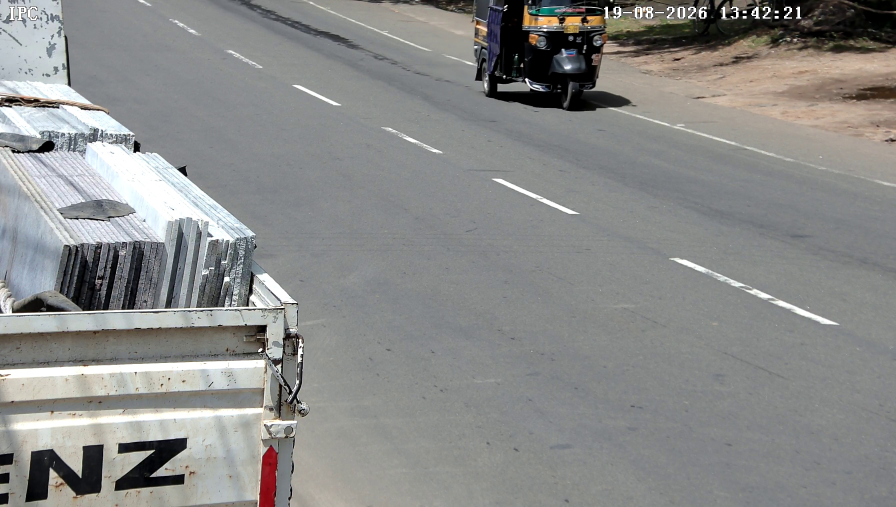
#> input picture backend/dataset/images/train/capture_1787127135267.jpg, 2688 x 1520 px (shown at 1/3 size); its folder holds only this picture in this run
$ python -i main.py   (imports and definitions only)   (older library calls are emulated)
#> lines starting #> are read from the running program, lines starting #| are printed output that depends on the picture; after the words box and inside, x2 and y2 are one past the last pixel; in counts of white or black regions, pixels touching at a corner belong together
def load_db():
    if os.path.exists(DATA_FILE):
        try:
            with open(DATA_FILE, "r") as f:
#> (reads backend/db_store.json from the repository)
#> further down, picture is the input picture: shape (1520, 2688, 3); mean B, G, R 137.4, 138.7, 138.1
                data = json.load(f)
                # Ensure core arrays exist and retain saved records
                data.setdefault("organizations", [])
                data.setdefault("users", [])
                data.setdefault("areas", [])
                data.setdefault("cameras", [])

                # Auto-seed SuryaSANC default tenant if empty
                if not data["organizations"]:
                    data["organizations"].append({
                        "id": "org_tzp",
                        "orgName": "SuryaSANC Enterprise",
                        "tenantCode": "TZP",
                        "ssoEmail": "praveen@suryasanc.in"
                    })
                if not data["users"]:
                    data["users"].extend([
                        {"id": "usr_1", "orgId": "org_tzp", "fullName": "Super Admin", "role": "Super Admin", "officerEmail": "pratyaksha@suryasanc.in"},
                        {"id": "usr_2", "orgId": "org_tzp", "fullName": "TZP Administrator", "role": "Org Admin", "officerEmail": "praveen@suryasanc.in"}
                    ])
                if not data["areas"]:
                    data["areas"].append({
                        "id": "area_1",
                        "orgId": "org_tzp",
                        "parentArea": "Orientation Centre",
                        "subAreas": ["Town Centre"]
                    })
                if not data["cameras"]:
                    data["cameras"].append({
                        "id": "cam_1",
                        "orgId": "org_tzp",
                        "appModule": "Traffic - ANPR & ATCC",
                        "area": "Orientation Centre",
                        "camName": "ANPR_ENTRY_C1",
                        "rtsp": "rtsp://192.168.100.229:554/profile1"
                    })
                return data
        except Exception:
            pass
    return {
        "organizations": [
            {"id": "org_tzp", "orgName": "SuryaSANC Enterprise", "tenantCode": "TZP", "ssoEmail": "praveen@suryasanc.in"}
        ],
        "users": [
            {"id": "usr_1", "orgId": "org_tzp", "fullName": "Super Admin", "role": "Super Admin", "officerEmail": "pratyaksha@suryasanc.in"},
            {"id": "usr_2", "orgId": "org_tzp", "fullName": "TZP Administrator", "role": "Org Admin", "officerEmail": "praveen@suryasanc.in"}
        ],
        "areas": [
            {"id": "area_1", "orgId": "org_tzp", "parentArea": "Orientation Centre", "subAreas": ["Town Centre"]}
        ],
        "cameras": [
            {"id": "cam_1", "orgId": "org_tzp", "appModule": "Traffic - ANPR & ATCC", "area": "Orientation Centre", "camName": "ANPR_ENTRY_C1", "rtsp": "rtsp://192.168.100.229:554/profile1"}
        ],
        "rois": [],
        "hotlist": [],
        "engines": {
            "Traffic - ANPR & ATCC": {"running": True},
            "FACE REC": {"running": False},
            "WildWatch": {"running": False},
            "Perimeter Intrusion": {"running": False},
            "Fire & Smoke": {"running": False}
        },
        "events": []
    }

from fastapi import FastAPI, WebSocket, WebSocketDisconnect, Query
from fastapi.middleware.cors import CORSMiddleware
from fastapi.staticfiles import StaticFiles
from fastapi.responses import StreamingResponse
import json
import os
import asyncio
import cv2
import time
import random
from datetime import datetime

# [12 lines not run here, left out]

DATA_FILE = "db_store.json"

def save_db(data):
    with open(DATA_FILE, "w") as f:
        json.dump(data, f, indent=2)

db = load_db()

# --- LIVE RTSP STREAM GENERATOR ---
# [5 lines that did not run here, left out]

# --- GET ENDPOINTS ---
# [2 lines that did not run here, left out]

# [2 lines that did not run here, left out]

# [2 lines that did not run here, left out]

# [2 lines that did not run here, left out]

# [2 lines that did not run here, left out]

# [2 lines that did not run here, left out]

# [2 lines that did not run here, left out]

# [14 lines that did not run here, left out]

# --- CLEAN EVENTS ENDPOINT WITH FULL OPTIONAL QUERY PARAMETERS (FIXES 422) ---
# [28 lines that did not run here, left out]

# --- POST & CONTROL ENDPOINTS ---
# [10 lines that did not run here, left out]

# [8 lines that did not run here, left out]

# [8 lines that did not run here, left out]

# [8 lines that did not run here, left out]

# [8 lines that did not run here, left out]

# [8 lines that did not run here, left out]

# [10 lines that did not run here, left out]

# --- DELETE ENDPOINTS ---
# [5 lines that did not run here, left out]

# [5 lines that did not run here, left out]

# [5 lines that did not run here, left out]

# [5 lines that did not run here, left out]

# [5 lines that did not run here, left out]

# [5 lines that did not run here, left out]

# [9 lines not run here, left out]


import cv2
import time
import random
from datetime import datetime

# PROCESS OCR FRAME WITH UNIQUE SNAPSHOT SAVING
# [41 lines left out: function process_anpr_ocr_frame, not called in this run]


import cv2
import time
import random
from datetime import datetime

VEHICLE_CLASSES = ["Car", "SUV", "Two Wheeler", "Bus", "Truck", "Auto Rickshaw"]

# [45 lines left out: function process_anpr_ocr_frame, not called in this run]


import cv2
import time
import random
from datetime import datetime

VEHICLE_CLASSES = ["Car", "SUV", "Two Wheeler", "Bus", "Truck", "Auto Rickshaw"]

# [63 lines left out: function process_anpr_ocr_frame, not called in this run]


import cv2
import numpy as np
import time
import random
from datetime import datetime

# TRACKING & OPTICAL MOTION ESTIMATOR
prev_gray_frame = None

def detect_vehicle_plate_and_motion(frame):
    global prev_gray_frame
    h, w, _ = frame.shape
#> h = 1520; w = 2688
    gray = cv2.cvtColor(frame, cv2.COLOR_BGR2GRAY)
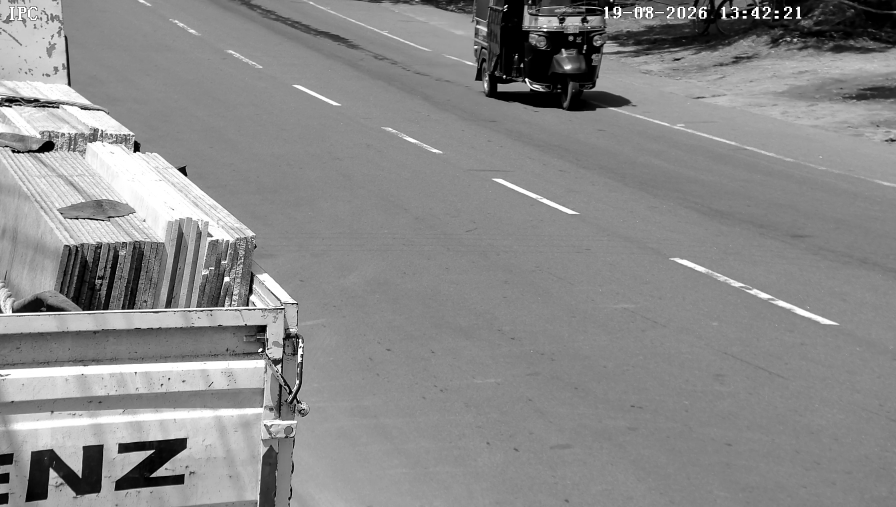
#> gray: shape (1520, 2688) (shown at 1/3 size); min 0, max 255, mean 138.3

    # 1. Optical Motion Direction & Speed Estimation
    speed_kmh = 35
    direction = "Approach"
    if prev_gray_frame is not None and prev_gray_frame.shape == gray.shape:
        flow = cv2.calcOpticalFlowFarneback(prev_gray_frame, gray, None, 0.5, 3, 15, 3, 5, 1.2, 0)
        mag, ang = cv2.cartToPolar(flow[..., 0], flow[..., 1])
        avg_mag = np.mean(mag)
        avg_y_flow = np.mean(flow[..., 1])

        speed_kmh = int(min(90, max(15, avg_mag * 18)))
        direction = "Recede" if avg_y_flow < 0 else "Approach"

    prev_gray_frame = gray.copy()

    # 2. Contour Bounding Box Extraction (Plate/Vehicle Region)
    blur = cv2.GaussianBlur(gray, (5, 5), 0)
    edges = cv2.Canny(blur, 50, 150)
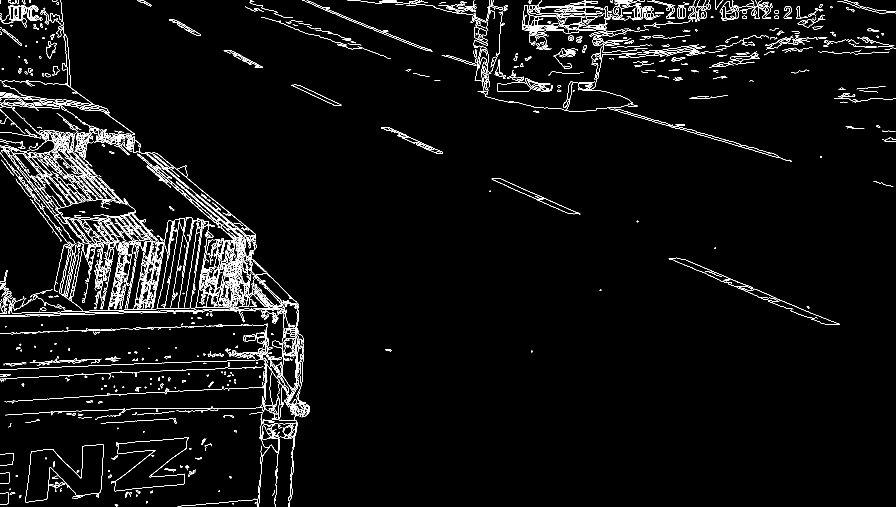
#> edges: shape (1520, 2688) (shown at 1/3 size); 2.7% white in thin lines or dots
    contours, _ = cv2.findContours(edges, cv2.RETR_TREE, cv2.CHAIN_APPROX_SIMPLE)
#> contours = 2058 contours, 1520 with area under 20; largest, box (x1, y1, x2, y2) and area: (342, 1313, 563, 1474) 19860, (342, 1313, 562, 1474) 19680, (35, 651, 642, 940) 9649, (534, 661, 606, 926) 8873, (1566, 16, 1706, 85) 3630

    # Locate candidate plate rect
    best_rect = (int(w * 0.35), int(h * 0.45), int(w * 0.3), int(h * 0.2))
#> best_rect = (940, 684, 806, 304)
    for c in contours:
        x, y, bw, bh = cv2.boundingRect(c)
        aspect_ratio = bw / float(bh) if bh > 0 else 0
        if 2.2 < aspect_ratio < 5.5 and 800 < (bw * bh) < 35000:
            best_rect = (x, y, bw, bh)
            break
#> this loop made 32 passes
#> (x, y, bw, bh, aspect_ratio) on passes 1, 2, 3, 4, 5, 7, 10, 11, 12, 13, 14, 15: (344, 1513, 11, 7, 1.57), (697, 1509, 5, 4, 1.25), (697, 1509, 5, 4, 1.25), (764, 1507, 7, 6, 1.17), (865, 1504, 5, 16, 0.312), (439, 1503, 2, 8, 0.25), (218, 1488, 9, 5, 1.8), (221, 1487, 27, 9, 3), (533, 1485, 242, 35, 6.91), (57, 1485, 7, 10, 0.7), (57, 1485, 7, 8, 0.875), (408, 1484, 4, 7, 0.571)
#> (c, x, y, bw, bh, aspect_ratio) on passes 6, 8, 9, 30, 31: ([[442, 1503], [442, 1508]], 442, 1503, 1, 6, 0.167), ([[826, 1496], [826, 1500], [825, 1501], [826, 1502]], 825, 1496, 2, 7, 0.286), ([[217, 1494], [219, 1494]], 217, 1494, 3, 1, 3), ([[201, 1458], [201, 1462], [202, 1462], [201, 1461]], 201, 1458, 2, 5, 0.4), ([[176, 1450], [175, 1451], [175, 1452], [176, 1451]], 175, 1450, 2, 3, 0.667)

    return best_rect, speed_kmh, direction

# [68 lines left out: function process_anpr_ocr_frame, not called in this run]


import cv2
import numpy as np
import time
import random
from datetime import datetime

# VIRTUAL TRIPWIRE TRACKING & HIERARCHICAL VEHICLE ANPR PIPELINE
# [115 lines left out: function process_tripwire_anpr, not called in this run]


import cv2
import numpy as np
import time
import random
from datetime import datetime

# BACKGROUND SUBTRACTOR FOR DYNAMIC VEHICLE TRACKING
bg_subtractor = cv2.createBackgroundSubtractorMOG2(history=50, varThreshold=25, detectShadows=False)

# [201 lines left out: functions get_configured_tripwire_y, process_tripwire_anpr, generate_rtsp_frames, login, save_user, delete_user and 2 more, not called in this run]


# Dynamic Admin Fetch Endpoints
# [3 lines that did not run here, left out]

# [3 lines that did not run here, left out]

# [3 lines that did not run here, left out]

# [3 lines that did not run here, left out]

# Dynamic Admin Save & Persistence Endpoints
# [9 lines that did not run here, left out]

# [6 lines that did not run here, left out]

# [9 lines that did not run here, left out]

# [6 lines that did not run here, left out]

# [9 lines that did not run here, left out]

# [6 lines that did not run here, left out]

# [9 lines that did not run here, left out]

# [6 lines that did not run here, left out]


from fastapi.responses import StreamingResponse
import time


import os
import cv2
import time
import io
from PIL import Image, ImageDraw
from fastapi.responses import StreamingResponse

# Force OpenCV FFmpeg backend to use TCP transport for RTSP streams
os.environ["OPENCV_FFMPEG_CAPTURE_OPTIONS"] = "rtsp_transport;tcp"


import os
import cv2
import time
import io
from PIL import Image, ImageDraw
from fastapi.responses import StreamingResponse

# Force OpenCV FFmpeg capture to use TCP transport (prevents UDP RTSP packet drop/hang)
os.environ["OPENCV_FFMPEG_CAPTURE_OPTIONS"] = "rtsp_transport;tcp"

import io
import time
from PIL import Image, ImageDraw
from fastapi.responses import StreamingResponse

import io
import time
from PIL import Image, ImageDraw
from fastapi.responses import StreamingResponse

import io
import time
from PIL import Image, ImageDraw
from fastapi.responses import StreamingResponse

# [23 lines that did not run here, left out]

>>> import cv2
>>> picture = cv2.imread('dataset/images/train/capture_1787127135267.jpg')
>>> result = detect_vehicle_plate_and_motion(picture)
#> result = ((147, 1447, 48, 18), 35, 'Approach')
